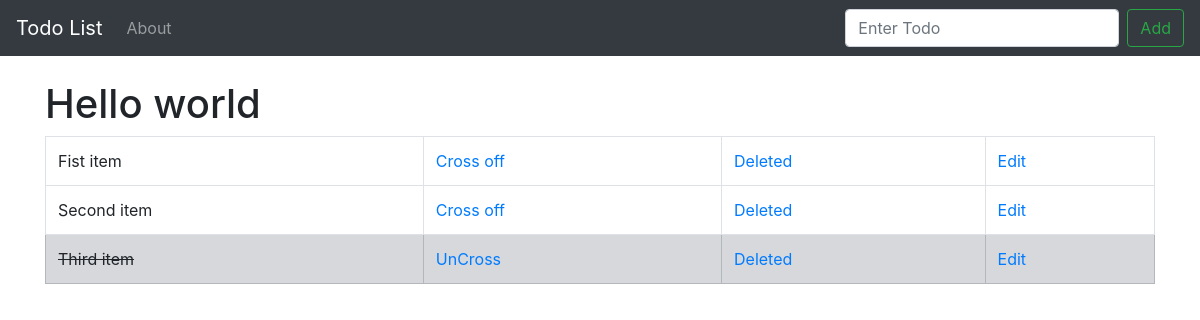
Before: / with the older database file.
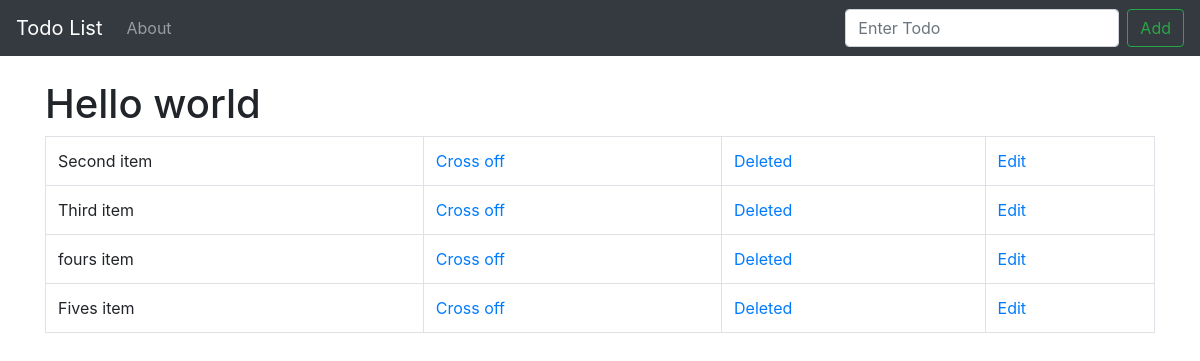
After: the same page with the newer database file.
### todo_list/models.py (models this page shows, shortened)
class List(models.Model):
    item = models.CharField(max_length=200)
    completed = models.BooleanField(default=False)

### todo_list/views.py (the view)
# urls.py: 2. Add a URL to urlpatterns:  path('', views.home, name='home')
def home(request):
    if request.method == 'POST':
        form = ListForm(request.POST or None)
        if form.is_valid():
            form.save()
            lists = List.objects.all
            messages.success(request, 'Item Has been added to list')
            return render(request, 'todo_list/home.html', {'lists': lists})
    else:
        lists = List.objects.all
        return render(request, 'todo_list/home.html', {'lists': lists})

### todo_list/templates/todo_list/home.html (shortened to what this page needs)
{% extends 'todo_list/base.html' %}
{% block content %}
<br/>
<h1>Hello world</h1>
{% if lists %}
    <table class="table table-bordered">
    {% for part in lists %}
        {% if part.completed %}
            <tr class="table-secondary">
                <td class="striker">{{part.item}}</td>
                <td><a href="{% url 'update' part.id %}"> UnCross</a></td>
                <td><a href="{% url 'delete' part.id %}">Deleted</a></td>
                <td><a href="{% url 'edit' part.id %}">Edit</a></td>
            </tr>
        {% else %}
            <tr>
                <td>{{part.item}}</td>
                <td><a href="{% url 'update' part.id %}"> Cross off </a></td>
                <td><a href="{% url 'delete' part.id %}">Deleted</a></td>
                <td><a href="{% url 'edit' part.id %}">Edit</a></td>
            </tr>
        {% endif %}
    {% endfor %}
    </table>
{% endif %}
{% endblock %}

### todo_list/templates/todo_list/base.html (shortened to what this page needs)
{% load static %}
<!doctype html>
<html lang="en">
  <head>
    <link rel="stylesheet" href="https://stackpath.bootstrapcdn.com/bootstrap/4.4.1/css/bootstrap.min.css">
    <link rel="stylesheet" href="{% static 'css/style.css'%}">
  </head>
  <body>
{% include 'todo_list/navbar.html' %}
  <div class="container">
    {% block content %}
    {% endblock %}
  </div>
  </body>
</html>

### todo_list/templates/todo_list/navbar.html (shortened to what this page needs)
<nav class="navbar navbar-expand-lg navbar-dark bg-dark">
  <a class="navbar-brand" href="{% url 'home' %}">Todo List</a>
  <div class="collapse navbar-collapse" id="navbarSupportedContent">
    <ul class="navbar-nav mr-auto">
      <li class="nav-item">
        <a class="nav-link" href="{% url 'about' %}">About</a>
      </li>
    </ul>
    <form action="{% url 'home' %}" class="form-inline my-2 my-lg-0" method="POST">
      <input class="form-control mr-sm-2" type="search" placeholder="Enter Todo" aria-label="Search" name="item">
      <button class="btn btn-outline-success my-2 my-sm-0" type="submit">Add</button>
    </form>
  </div>
</nav>

Changed rows visible on the page:
removed List: item "Fist item"
changed List "Third item": completed "UnCross" → "Cross off"
added List: item "fours item"
added List: item "Fives item"
